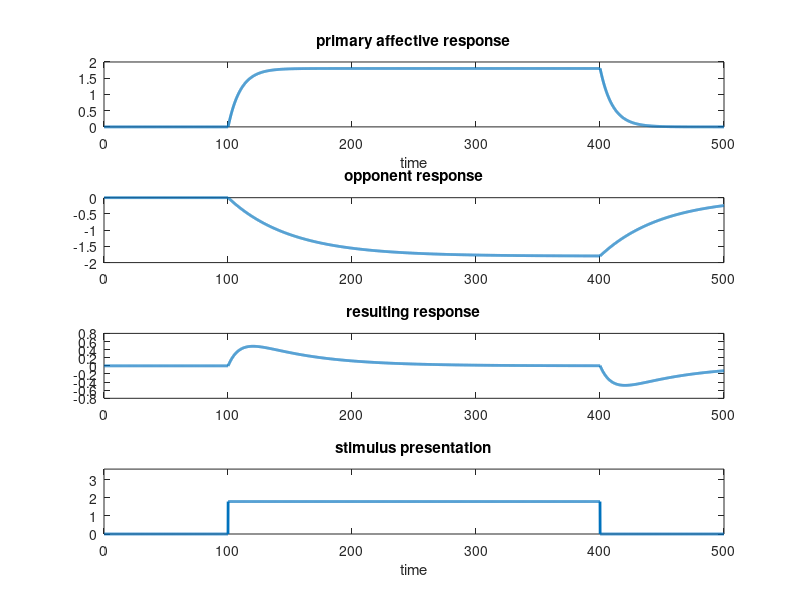

This chart was generated by the following MATLAB code:
%% 





%%  
E = 0;
dt = 0.1; % ms 
T_stim = 3000; % in units of dt 
tau_m = 10; % ms 
tau_b = 50; % ms
%%%%%%%%%%%%%%%%%%%%% 
current = 1.8; %nA 
current2 = 1.8; 
%%%%%%%%%%%%%%%%%%%% 
I_e = [zeros(1,1000) current*ones(1,T_stim) zeros(1,1000)]; % nA 
I_e2 =[zeros(1,1000) current2*ones(1,T_stim) zeros(1,1000)]     % bc process B is negative
I_e2 = -1*I_e2;
T = length(I_e); 
V = zeros(T,1); 
B = zeros(T,1);
% Initial condition: 
V(1) = E; 
B(1) = E;
for t=1:length(I_e)-1

    V(t+1) = V(t) + dt/tau_m*(-V(t)+I_e(t));   % Process A
    B(t+1) = B(t) + dt/tau_b*(-B(t)+I_e2(t));     % Process B

end

C=(V+B)./2;


figure(1),
title('Schmatic of Opponent Processes')
subplot(4,1,1) 
plot([(1:length(I_e))*dt],V,'LineWidth',2); 
xlabel('time') 
title('primary affective response')  
%title(['Ie = ' num2str(current) ' nA '; 'Firing Rate = ' num2str(avg_freq) 'Hz'; 
%'Theoretical Firing Rate = ' num2str(th_avg_freq) 'Hz'],'FontSize',10); 
%set(gca,'FontSize',16); 

subplot(4,1,2) 
plot([(1:length(I_e))*dt],B,'LineWidth',2); 
title('opponent response') 

subplot(4,1,3) 
plot([(1:length(I_e))*dt],C,'LineWidth',2); 
title('resulting response')

subplot(4,1,4) 
plot([(1:length(I_e))*dt],I_e,'LineWidth',2); ylim([0 2*current])  
xlabel('time') 
title('stimulus presentation') 


% figure(2),
% plot([(1:length(I_e))*dt],C,[(1:length(I_e))*dt],C2,'LineWidth',2);
% title('Habituation Effects')














